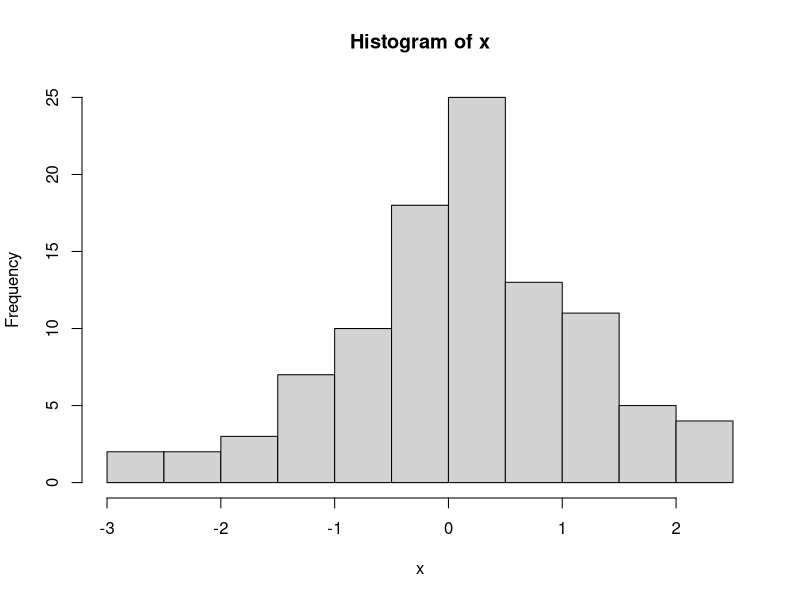
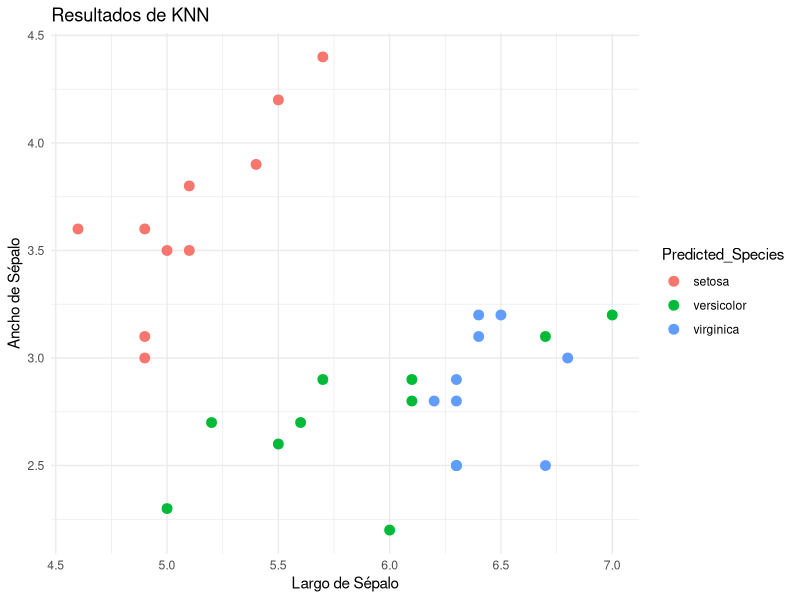
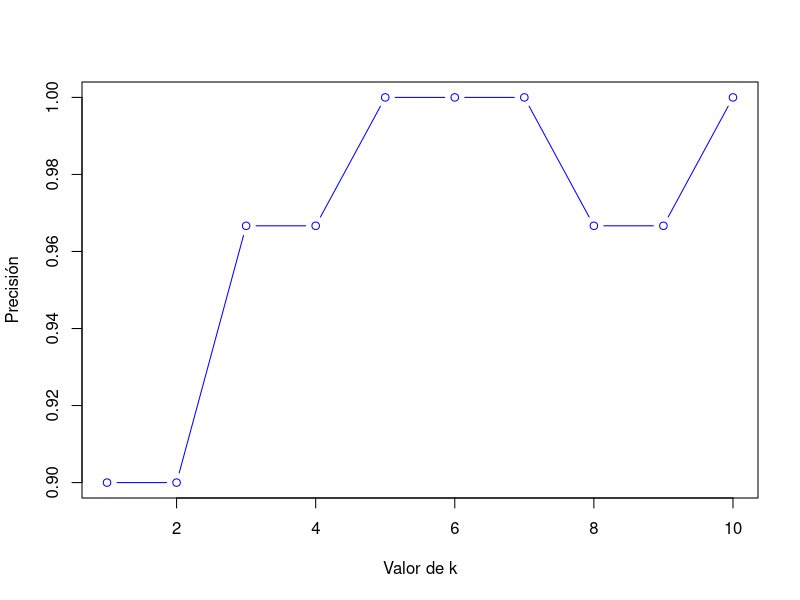

Write the R code that produced these figures, in order.
## ---- chunk 1
summary(mtcars)
## ---- chunk 2
x <- rnorm(100)
hist(x)

## ---- chunk 3
knitr::kable(head(mtcars), caption = "Tabla de ejemplo")

## ---- chunk 4
# Ejemplo de normalización
data(iris)

# Seleccionamos las variables predictoras
predictors <- iris[, 1:4]

# Normalizamos las variables predictoras
normalize <- function(x) {
  return((x - min(x)) / (max(x) - min(x)))
}

predictors_normalized <- as.data.frame(lapply(predictors, normalize))

# Mostramos las primeras filas de los datos normalizados
head(predictors_normalized)

## ---- chunk 5
# Cargamos la librería caret
library(caret)

# Dividimos el dataset en 80% entrenamiento y 20% prueba
set.seed(123)
trainIndex <- createDataPartition(iris$Species, p = 0.8, 
                                  list = FALSE, 
                                  times = 1)

# Conjunto de entrenamiento y prueba
trainData <- iris[trainIndex, ]
testData <- iris[-trainIndex, ]

## ---- chunk 6
# Cargamos la librería class para KNN
library(class)

# Aplicamos el modelo KNN
predicted_species <- knn(train = trainData[, 1:4], 
                         test = testData[, 1:4], 
                         cl = trainData$Species, 
                         k = 3)

# Mostramos las predicciones
predicted_species

## ---- chunk 7
# Comparamos las predicciones con las etiquetas verdaderas
accuracy <- sum(predicted_species == testData$Species) / nrow(testData)

# Mostramos la precisión
print(paste("Precisión del modelo: ", round(accuracy * 100, 2), "%"))

## ---- chunk 8
# Cargamos ggplot2 para gráficos
library(ggplot2)

# Agregamos las predicciones al dataset de prueba
testData$Predicted_Species <- predicted_species

# Visualizamos los resultados de clasificación
ggplot(testData, aes(x = Sepal.Length, y = Sepal.Width, color = Predicted_Species)) +
  geom_point(size = 3) +
  labs(title = "Resultados de KNN", x = "Largo de Sépalo", y = "Ancho de Sépalo") +
  theme_minimal()

## ---- chunk 9
# Creamos una función para probar diferentes valores de k
evaluate_knn <- function(k_value) {
  predicted_species <- knn(train = trainData[, 1:4], 
                           test = testData[, 1:4], 
                           cl = trainData$Species, 
                           k = k_value)
  accuracy <- sum(predicted_species == testData$Species) / nrow(testData)
  return(accuracy)
}

# Probamos valores de k desde 1 hasta 10
k_values <- 1:10
accuracies <- sapply(k_values, evaluate_knn)

# Mostramos los resultados
plot(k_values, accuracies, type = "b", col = "blue", xlab = "Valor de k", ylab = "Precisión")

## ---- chunk 10
# Usamos trainControl para validación cruzada
train_control <- trainControl(method = "cv", number = 10)

# Aplicamos KNN con validación cruzada
knn_cv <- train(Species ~ ., data = iris, method = "knn", 
                trControl = train_control, tuneLength = 10)

# Mostramos los resultados del mejor k
print(knn_cv)

